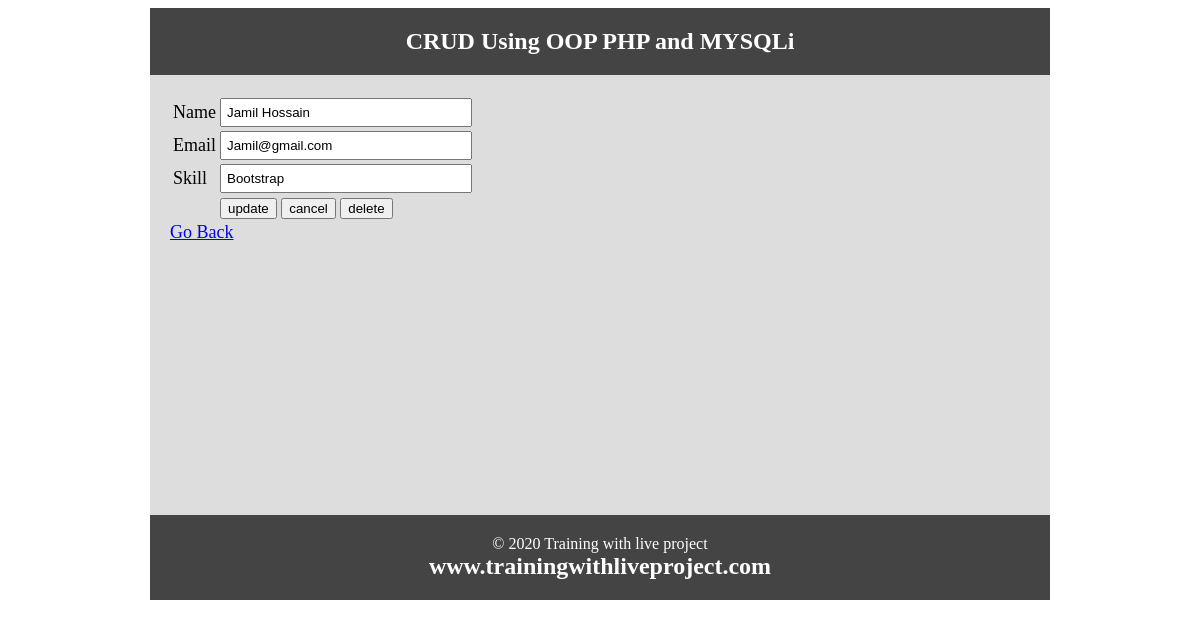
Page /update.php?id=4 on the committed database.
### tables this page shows
CREATE TABLE `tbl_user` (
  `id` int(11) NOT NULL,
  `name` varchar(255) NOT NULL,
  `email` varchar(255) NOT NULL,
  `skill` varchar(255) NOT NULL
);

### Database.php (called while the page is built, shortened)
<?php
class Database
{
	public $host = DB_HOST;
	public $user = DB_USER;
	public $pass = DB_PASS;
	public $dbname = DB_NAME;
	public $link;
	private function connectDB(){
		$this->link = new mysqli($this->host, $this->user, $this->pass, $this->dbname);
	}
	public function Select($query){
		$result = $this->link->query($query) or die ($this->link->error.__LINE__);
		if($result->num_rows > 0){
			return $result;
		}else{
			return false;
		}
	}
}
?>

### update.php (the view, shortened to what this page needs)
<?php
include 'inc/header.php';
include 'Database.php';
?>
<?php
$id = $_GET['id'];
$db = new Database;
$query = "select * from tbl_user where id = $id";
$getdata = $db->select($query)->fetch_assoc();
?>
<form action="update.php?id=<?php echo $id ?>" method="post">
	<table >
		<tr>
			<td>Name</td>
			<td><input type="text" name="name" value="<?php echo $getdata['name'] ?>"></td>
		</tr>
		<tr>
			<td>Email</td>
			<td><input type="text" name="email" value="<?php echo $getdata['email'] ?>"></td>
		</tr>
		<tr>
			<td>Skill</td>
			<td><input type="text" name="skill" value="<?php echo $getdata['skill'] ?>"></td>
		</tr>
		<tr>
			<td></td>
			<td>
				<input type="submit" name="submit" value="update">
				<input type="reset" value="cancel">
				<input type="submit" name="delete" value="delete">
			</td>
		</tr>
	</table>
</form>
<a href="index.php"> Go Back </a>
<?php include 'inc/footer.php'; ?>

### rows in the picture
tbl_user: name "Jamil Hossain", email "Jamil@gmail.com", skill "Bootstrap"
